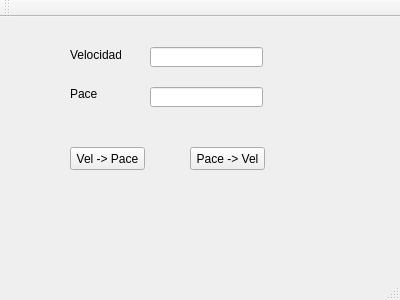
<?xml version="1.0" encoding="UTF-8"?>
<ui version="4.0">
 <class>MainWindow</class>
 <widget class="QMainWindow" name="MainWindow">
  <property name="geometry">
   <rect>
    <x>0</x>
    <y>0</y>
    <width>400</width>
    <height>300</height>
   </rect>
  </property>
  <property name="windowTitle">
   <string>MainWindow</string>
  </property>
  <widget class="QWidget" name="centralWidget">
   <widget class="QLabel" name="tlVelocidade">
    <property name="geometry">
     <rect>
      <x>70</x>
      <y>30</y>
      <width>51</width>
      <height>16</height>
     </rect>
    </property>
    <property name="text">
     <string>Velocidade</string>
    </property>
   </widget>
   <widget class="QLineEdit" name="leVelocidade">
    <property name="geometry">
     <rect>
      <x>150</x>
      <y>30</y>
      <width>113</width>
      <height>20</height>
     </rect>
    </property>
   </widget>
   <widget class="QLabel" name="tlPace">
    <property name="geometry">
     <rect>
      <x>70</x>
      <y>70</y>
      <width>47</width>
      <height>13</height>
     </rect>
    </property>
    <property name="text">
     <string>Pace</string>
    </property>
   </widget>
   <widget class="QLineEdit" name="lePace">
    <property name="geometry">
     <rect>
      <x>150</x>
      <y>70</y>
      <width>113</width>
      <height>20</height>
     </rect>
    </property>
   </widget>
   <widget class="QPushButton" name="pbVeltoPace">
    <property name="geometry">
     <rect>
      <x>70</x>
      <y>130</y>
      <width>75</width>
      <height>23</height>
     </rect>
    </property>
    <property name="text">
     <string>Vel -&gt; Pace</string>
    </property>
   </widget>
   <widget class="QPushButton" name="pbPacetoVel">
    <property name="geometry">
     <rect>
      <x>190</x>
      <y>130</y>
      <width>75</width>
      <height>23</height>
     </rect>
    </property>
    <property name="text">
     <string>Pace -&gt; Vel</string>
    </property>
   </widget>
  </widget>
  <widget class="QMenuBar" name="menuBar">
   <property name="geometry">
    <rect>
     <x>0</x>
     <y>0</y>
     <width>400</width>
     <height>21</height>
    </rect>
   </property>
  </widget>
  <widget class="QToolBar" name="mainToolBar">
   <attribute name="toolBarArea">
    <enum>TopToolBarArea</enum>
   </attribute>
   <attribute name="toolBarBreak">
    <bool>false</bool>
   </attribute>
  </widget>
  <widget class="QStatusBar" name="statusBar"/>
 </widget>
 <layoutdefault spacing="6" margin="11"/>
 <resources/>
 <connections/>
</ui>
